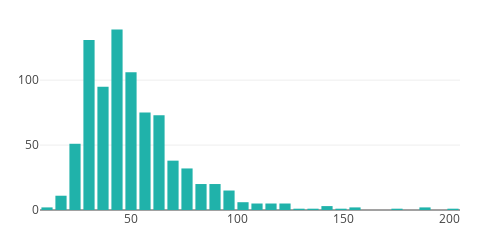

Notebook cell for this chart:
### Code cell
# apps per user

app_cn = []
for x in df.userid.unique():
    all_sessions = df[df['userid'] == x]
    user_apps_cn = all_sessions.app.unique().size
    app_cn.append(user_apps_cn)
    
plotly_bins(app_cn, bins=30)

### Figure 1 — Plotly figure (JSON) as saved in the notebook; plotly's stock layout.template omitted (floating-point values rounded to 4 significant figures)
{"data": [{"marker": {"color": "lightseagreen"}, "type": "bar", "uid": "dc2eb8f4-fbd1-11e8-89bd-3c15c2cf2370", "x": [10.3, 16.9, 23.5, 30.1, 36.7, 43.3, 49.9, 56.5, 63.1, 69.7, 76.3, 82.9, 89.5, 96.1, 102.7, 109.3, 115.9, 122.5, 129.1, 135.7, 142.3, 148.9, 155.5, 162.1, 168.7, 175.3, 181.9, 188.5, 195.1, 201.7], "y": [2, 11, 51, 131, 95, 139, 106, 75, 73, 38, 32, 20, 20, 15, 6, 5, 5, 5, 1, 1, 3, 1, 2, 0, 0, 1, 0, 2, 0, 1]}], "layout": {"height": 220, "margin": {"b": 30, "l": 40, "r": 40, "t": 20}, "width": 500}}
